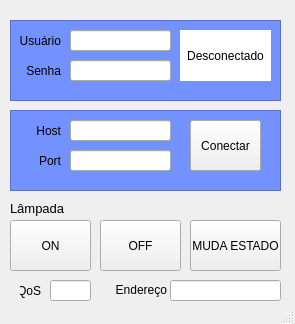
<?xml version="1.0" encoding="UTF-8"?>
<ui version="4.0">
 <class>MQTT_janela</class>
 <widget class="QMainWindow" name="MQTT_janela">
  <property name="geometry">
   <rect>
    <x>0</x>
    <y>0</y>
    <width>295</width>
    <height>324</height>
   </rect>
  </property>
  <property name="sizePolicy">
   <sizepolicy hsizetype="Fixed" vsizetype="Fixed">
    <horstretch>0</horstretch>
    <verstretch>0</verstretch>
   </sizepolicy>
  </property>
  <property name="minimumSize">
   <size>
    <width>295</width>
    <height>324</height>
   </size>
  </property>
  <property name="maximumSize">
   <size>
    <width>295</width>
    <height>324</height>
   </size>
  </property>
  <property name="cursor">
   <cursorShape>ArrowCursor</cursorShape>
  </property>
  <property name="windowTitle">
   <string>MQTTdesktop</string>
  </property>
  <property name="windowIcon">
   <iconset>
    <normaloff>../../../../../OneDrive/Imagens/home_house_real_estate-512.png</normaloff>../../../../../OneDrive/Imagens/home_house_real_estate-512.png</iconset>
  </property>
  <widget class="QWidget" name="centralWidget">
   <widget class="QLineEdit" name="hostIn">
    <property name="geometry">
     <rect>
      <x>70</x>
      <y>120</y>
      <width>101</width>
      <height>21</height>
     </rect>
    </property>
    <property name="inputMask">
     <string/>
    </property>
    <property name="text">
     <string/>
    </property>
   </widget>
   <widget class="QLabel" name="label">
    <property name="geometry">
     <rect>
      <x>20</x>
      <y>120</y>
      <width>41</width>
      <height>21</height>
     </rect>
    </property>
    <property name="text">
     <string>Host</string>
    </property>
    <property name="alignment">
     <set>Qt::AlignRight|Qt::AlignTrailing|Qt::AlignVCenter</set>
    </property>
   </widget>
   <widget class="QLabel" name="label_2">
    <property name="geometry">
     <rect>
      <x>20</x>
      <y>150</y>
      <width>41</width>
      <height>21</height>
     </rect>
    </property>
    <property name="text">
     <string>Port</string>
    </property>
    <property name="alignment">
     <set>Qt::AlignRight|Qt::AlignTrailing|Qt::AlignVCenter</set>
    </property>
   </widget>
   <widget class="QLineEdit" name="portIn">
    <property name="geometry">
     <rect>
      <x>70</x>
      <y>150</y>
      <width>101</width>
      <height>21</height>
     </rect>
    </property>
    <property name="inputMethodHints">
     <set>Qt::ImhNone</set>
    </property>
    <property name="echoMode">
     <enum>QLineEdit::Normal</enum>
    </property>
   </widget>
   <widget class="QPushButton" name="botConnect">
    <property name="geometry">
     <rect>
      <x>190</x>
      <y>120</y>
      <width>71</width>
      <height>51</height>
     </rect>
    </property>
    <property name="text">
     <string>Conectar</string>
    </property>
   </widget>
   <widget class="QFrame" name="frame">
    <property name="geometry">
     <rect>
      <x>10</x>
      <y>110</y>
      <width>271</width>
      <height>81</height>
     </rect>
    </property>
    <property name="autoFillBackground">
     <bool>false</bool>
    </property>
    <property name="styleSheet">
     <string notr="true">background: rgb(115, 145, 255)</string>
    </property>
    <property name="frameShape">
     <enum>QFrame::StyledPanel</enum>
    </property>
    <property name="frameShadow">
     <enum>QFrame::Raised</enum>
    </property>
   </widget>
   <widget class="QFrame" name="frame_2">
    <property name="geometry">
     <rect>
      <x>10</x>
      <y>20</y>
      <width>271</width>
      <height>81</height>
     </rect>
    </property>
    <property name="autoFillBackground">
     <bool>false</bool>
    </property>
    <property name="styleSheet">
     <string notr="true">background: rgb(115, 145, 255)</string>
    </property>
    <property name="frameShape">
     <enum>QFrame::StyledPanel</enum>
    </property>
    <property name="frameShadow">
     <enum>QFrame::Raised</enum>
    </property>
   </widget>
   <widget class="QLabel" name="label_4">
    <property name="geometry">
     <rect>
      <x>20</x>
      <y>30</y>
      <width>41</width>
      <height>21</height>
     </rect>
    </property>
    <property name="text">
     <string>Usuário</string>
    </property>
    <property name="alignment">
     <set>Qt::AlignRight|Qt::AlignTrailing|Qt::AlignVCenter</set>
    </property>
   </widget>
   <widget class="QLabel" name="label_5">
    <property name="geometry">
     <rect>
      <x>20</x>
      <y>60</y>
      <width>41</width>
      <height>21</height>
     </rect>
    </property>
    <property name="text">
     <string>Senha</string>
    </property>
    <property name="alignment">
     <set>Qt::AlignRight|Qt::AlignTrailing|Qt::AlignVCenter</set>
    </property>
   </widget>
   <widget class="QLineEdit" name="passIn">
    <property name="geometry">
     <rect>
      <x>70</x>
      <y>60</y>
      <width>101</width>
      <height>21</height>
     </rect>
    </property>
    <property name="inputMethodHints">
     <set>Qt::ImhHiddenText|Qt::ImhNoAutoUppercase|Qt::ImhNoPredictiveText|Qt::ImhSensitiveData</set>
    </property>
    <property name="echoMode">
     <enum>QLineEdit::Password</enum>
    </property>
   </widget>
   <widget class="QLabel" name="statusLabel">
    <property name="geometry">
     <rect>
      <x>180</x>
      <y>30</y>
      <width>91</width>
      <height>51</height>
     </rect>
    </property>
    <property name="styleSheet">
     <string notr="true">background-color : rgb(255, 255, 255); 
color:rgb(0, 0, 0)</string>
    </property>
    <property name="text">
     <string>Desconectado</string>
    </property>
    <property name="alignment">
     <set>Qt::AlignCenter</set>
    </property>
   </widget>
   <widget class="QLineEdit" name="userIn">
    <property name="geometry">
     <rect>
      <x>70</x>
      <y>30</y>
      <width>101</width>
      <height>21</height>
     </rect>
    </property>
    <property name="inputMask">
     <string/>
    </property>
    <property name="text">
     <string/>
    </property>
   </widget>
   <widget class="QPushButton" name="botOn">
    <property name="enabled">
     <bool>true</bool>
    </property>
    <property name="geometry">
     <rect>
      <x>10</x>
      <y>220</y>
      <width>81</width>
      <height>51</height>
     </rect>
    </property>
    <property name="text">
     <string>ON</string>
    </property>
    <property name="iconSize">
     <size>
      <width>32</width>
      <height>32</height>
     </size>
    </property>
   </widget>
   <widget class="QPushButton" name="botOff">
    <property name="enabled">
     <bool>true</bool>
    </property>
    <property name="geometry">
     <rect>
      <x>100</x>
      <y>220</y>
      <width>81</width>
      <height>51</height>
     </rect>
    </property>
    <property name="text">
     <string>OFF</string>
    </property>
    <property name="iconSize">
     <size>
      <width>32</width>
      <height>32</height>
     </size>
    </property>
    <property name="checkable">
     <bool>false</bool>
    </property>
   </widget>
   <widget class="QPushButton" name="botTog">
    <property name="enabled">
     <bool>true</bool>
    </property>
    <property name="geometry">
     <rect>
      <x>190</x>
      <y>220</y>
      <width>91</width>
      <height>51</height>
     </rect>
    </property>
    <property name="text">
     <string>MUDA ESTADO</string>
    </property>
    <property name="iconSize">
     <size>
      <width>32</width>
      <height>32</height>
     </size>
    </property>
    <property name="checkable">
     <bool>false</bool>
    </property>
   </widget>
   <widget class="QLineEdit" name="QoSIN">
    <property name="geometry">
     <rect>
      <x>50</x>
      <y>280</y>
      <width>41</width>
      <height>21</height>
     </rect>
    </property>
   </widget>
   <widget class="QLabel" name="label_3">
    <property name="geometry">
     <rect>
      <x>20</x>
      <y>280</y>
      <width>21</width>
      <height>21</height>
     </rect>
    </property>
    <property name="text">
     <string>QoS</string>
    </property>
    <property name="alignment">
     <set>Qt::AlignRight|Qt::AlignTrailing|Qt::AlignVCenter</set>
    </property>
   </widget>
   <widget class="QLineEdit" name="topicIn">
    <property name="geometry">
     <rect>
      <x>170</x>
      <y>280</y>
      <width>111</width>
      <height>21</height>
     </rect>
    </property>
   </widget>
   <widget class="QLabel" name="label_7">
    <property name="geometry">
     <rect>
      <x>106</x>
      <y>280</y>
      <width>61</width>
      <height>20</height>
     </rect>
    </property>
    <property name="text">
     <string>Endereço</string>
    </property>
    <property name="alignment">
     <set>Qt::AlignRight|Qt::AlignTrailing|Qt::AlignVCenter</set>
    </property>
   </widget>
   <widget class="QLabel" name="label_6">
    <property name="geometry">
     <rect>
      <x>10</x>
      <y>200</y>
      <width>61</width>
      <height>16</height>
     </rect>
    </property>
    <property name="font">
     <font>
      <pointsize>10</pointsize>
     </font>
    </property>
    <property name="text">
     <string>Lâmpada</string>
    </property>
   </widget>
   <zorder>frame</zorder>
   <zorder>hostIn</zorder>
   <zorder>label</zorder>
   <zorder>label_2</zorder>
   <zorder>portIn</zorder>
   <zorder>botConnect</zorder>
   <zorder>frame_2</zorder>
   <zorder>label_4</zorder>
   <zorder>label_5</zorder>
   <zorder>passIn</zorder>
   <zorder>statusLabel</zorder>
   <zorder>userIn</zorder>
   <zorder>botOn</zorder>
   <zorder>botOff</zorder>
   <zorder>botTog</zorder>
   <zorder>QoSIN</zorder>
   <zorder>label_3</zorder>
   <zorder>topicIn</zorder>
   <zorder>label_7</zorder>
   <zorder>label_6</zorder>
  </widget>
  <widget class="QStatusBar" name="statusBar"/>
 </widget>
 <layoutdefault spacing="6" margin="11"/>
 <tabstops>
  <tabstop>userIn</tabstop>
  <tabstop>passIn</tabstop>
  <tabstop>hostIn</tabstop>
  <tabstop>portIn</tabstop>
  <tabstop>botConnect</tabstop>
  <tabstop>botOn</tabstop>
  <tabstop>botOff</tabstop>
  <tabstop>botTog</tabstop>
  <tabstop>QoSIN</tabstop>
  <tabstop>topicIn</tabstop>
 </tabstops>
 <resources/>
 <connections/>
</ui>
